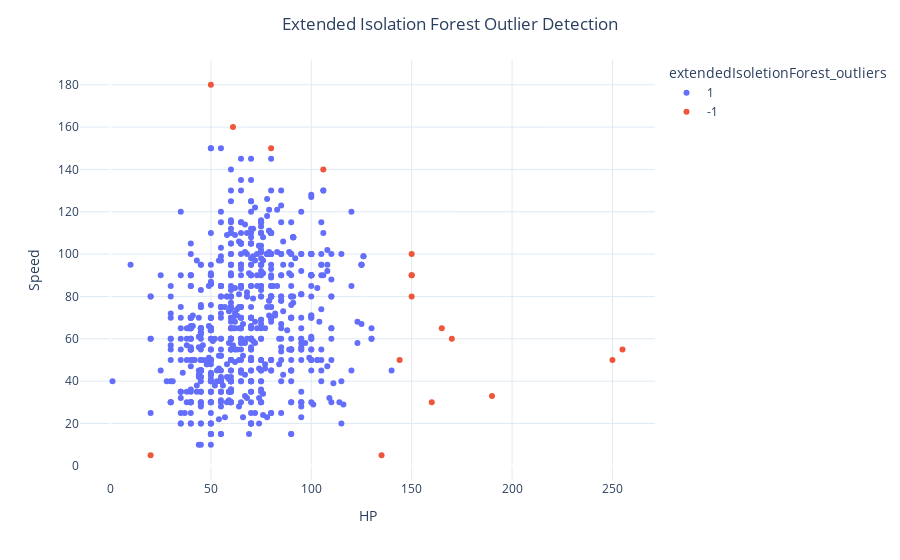

The notebook cell saved with this chart:
### Code cell
fig = px.scatter(data, x=x1, y=x2, color='extendedIsoletionForest_outliers', hover_name='Name')
fig.update_layout(title='Extended Isolation Forest Outlier Detection', title_x=0.5, yaxis=dict(gridcolor = '#DFEAF4'), xaxis=dict(gridcolor = '#DFEAF4'), plot_bgcolor='white')
fig.show()

### Figure 1 — Plotly figure (JSON) as saved in the notebook; plotly's stock layout.template omitted (floating-point values rounded to 4 significant figures; data arrays with more than 128 entries replaced by an {"elided": "..."} marker saying what was removed)
{"data": [{"hovertemplate": "<b>%{hovertext}</b><br><br>extendedIsoletionForest_outliers=1<br>HP=%{x}<br>Speed=%{y}<extra></extra>", "hovertext": {"elided": "783 str values"}, "legendgroup": "1", "marker": {"color": "#636efa", "symbol": "circle"}, "mode": "markers", "name": "1", "orientation": "v", "showlegend": true, "type": "scatter", "x": {"elided": "783 int values"}, "xaxis": "x", "y": {"elided": "783 int values"}, "yaxis": "y"}, {"hovertemplate": "<b>%{hovertext}</b><br><br>extendedIsoletionForest_outliers=-1<br>HP=%{x}<br>Speed=%{y}<extra></extra>", "hovertext": ["Chansey", "AerodactylMega Aerodactyl", "Snorlax", "MewtwoMega Mewtwo Y", "Wobbuffet", "Shuckle", "Blissey", "Slaking", "Ninjask", "Hariyama", "Wailord", "DeoxysSpeed Forme", "Drifblim", "Munchlax", "GiratinaAltered Forme", "GiratinaOrigin Forme", "Alomomola"], "legendgroup": "-1", "marker": {"color": "#EF553B", "symbol": "circle"}, "mode": "markers", "name": "-1", "orientation": "v", "showlegend": true, "type": "scatter", "x": [250, 80, 160, 106, 190, 20, 255, 150, 61, 144, 170, 50, 150, 135, 150, 150, 165], "xaxis": "x", "y": [50, 150, 30, 140, 33, 5, 55, 100, 160, 50, 60, 180, 80, 5, 90, 90, 65], "yaxis": "y"}], "layout": {"legend": {"title": {"text": "extendedIsoletionForest_outliers"}, "tracegroupgap": 0}, "margin": {"t": 60}, "plot_bgcolor": "white", "title": {"text": "Extended Isolation Forest Outlier Detection", "x": 0.5}, "xaxis": {"anchor": "y", "domain": [0, 1], "gridcolor": "#DFEAF4", "title": {"text": "HP"}}, "yaxis": {"anchor": "x", "domain": [0, 1], "gridcolor": "#DFEAF4", "title": {"text": "Speed"}}}}
